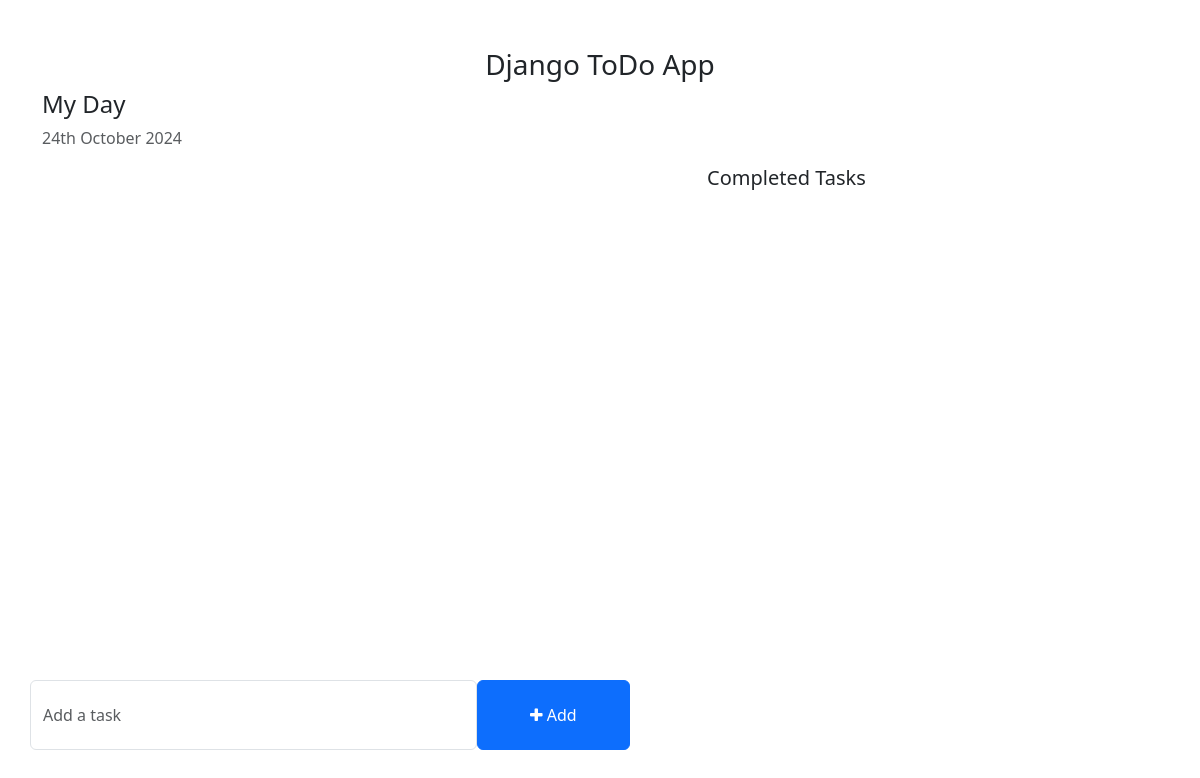
/, run on an earlier commit of the app's database.
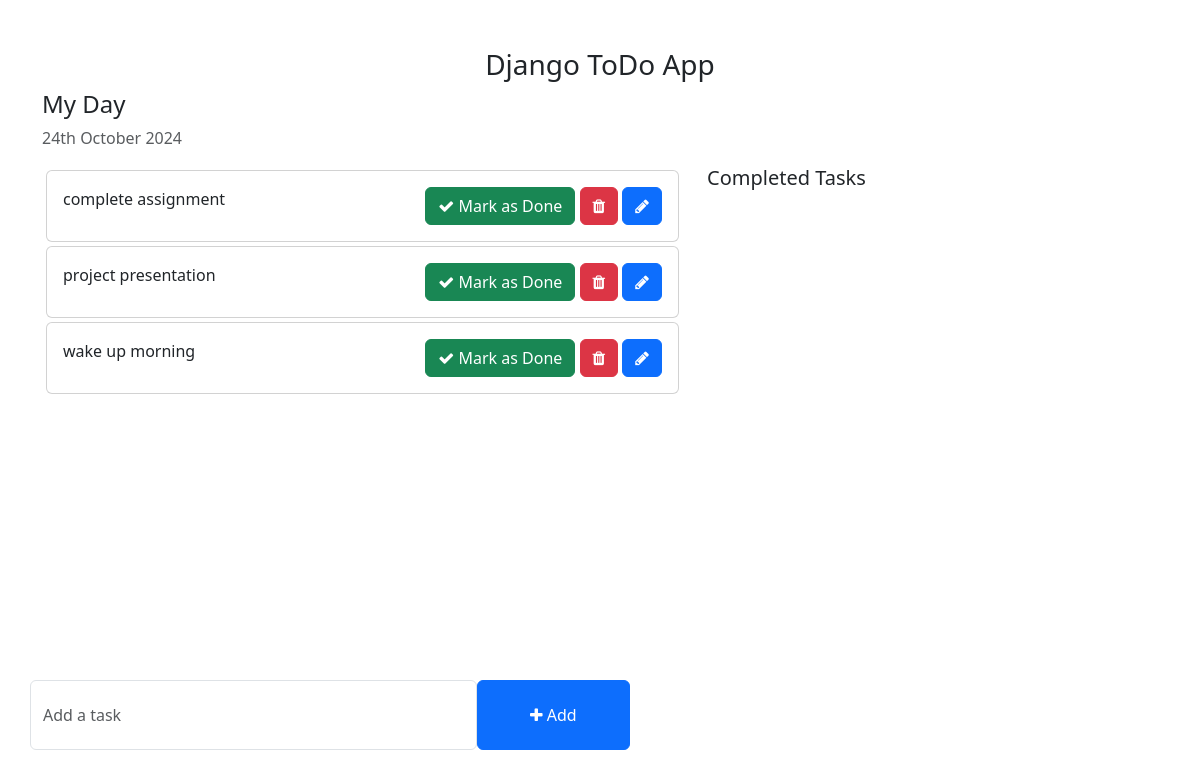
And on a later commit of the database.
### todo_task/models.py (models this page shows, shortened)
class taskes(models.Model):
    task = models.CharField(max_length=200)
    is_completed = models.BooleanField(default=False)
    created_at = models.DateTimeField(auto_now_add=True)
    updated_at = models.DateTimeField(auto_now=True)

### todo/views.py (the view)
# urls.py: 2. Add a URL to urlpatterns:  path('', views.home, name='home')
def home(request):
    task = taskes.objects.filter(is_completed=False)
    completed_task = taskes.objects.filter(is_completed=True)
    context = { 'task':task, 'completed_task':completed_task }
    return render(request,'home.html',context)

### templates/home.html (shortened to what this page needs)
<!DOCTYPE html>
<html lang="en">
<head>
    <link href="https://cdn.jsdelivr.net/npm/bootstrap@5.3.0-alpha1/dist/css/bootstrap.min.css" rel="stylesheet">
    <link rel="stylesheet" href="https://cdnjs.cloudflare.com/ajax/libs/font-awesome/4.7.0/css/font-awesome.min.css">
</head>
<body>
    <div class="container">
        <h3 class="pt-5 text-center">Django ToDo App</h3>
        <div class="row">
            <h4>My Day</h4>
            <p class="text-muted">{% now "jS F Y" %}</p>
            <div class="col-md-7 col-lg-7" style="height: 450px; overflow: scroll;">
                {% for i in task %}
                <div class="card m-1">
                    <div class="card-body">
                        {{i.task}}
                        <span style="position: relative; float: right;">
                            <a href = "{% url 'mark_as_done' i.pk %}"class="btn btn-success"><i class="fa fa-check"></i> Mark as Done</a>
                            <a href = "{% url 'delete' i.id %}" class="btn btn-danger"><i class="fa fa-trash"></i></a>
                            <a href ="{% url 'edit' i.id %}"class="btn btn-primary"><i class="fa fa-pencil"></i></a>
                        </span>
                    </div>
                </div>
                {% endfor %}
            </div>
            <div class="col-md-5 col-lg-5">
                <h5>Completed Tasks</h5>
            </div>
        </div>
        <div class="row">
            <div class="col-md-6 col-lg-6 p-0" style="position: absolute; bottom: 50px;">
                <form action="{% url 'add_task' %}" method="post" >
                    <div class="form-group">
                        <span style="display: flex;">
                            <input type="text" name = "add_task" class="form-control" placeholder="Add a task" >
                            <button class="btn btn-primary" type="submit" style="width: 200px;"><i class="fa fa-plus"></i> Add</button>
                        </span>
                    </div>
                </form>
            </div>
        </div>
    </div>
</body>
</html>

What changed in the data, as far as the page shows it:
added taskes: task "complete assignment"
added taskes: task "project presentation"
added taskes: task "wake up morning"
